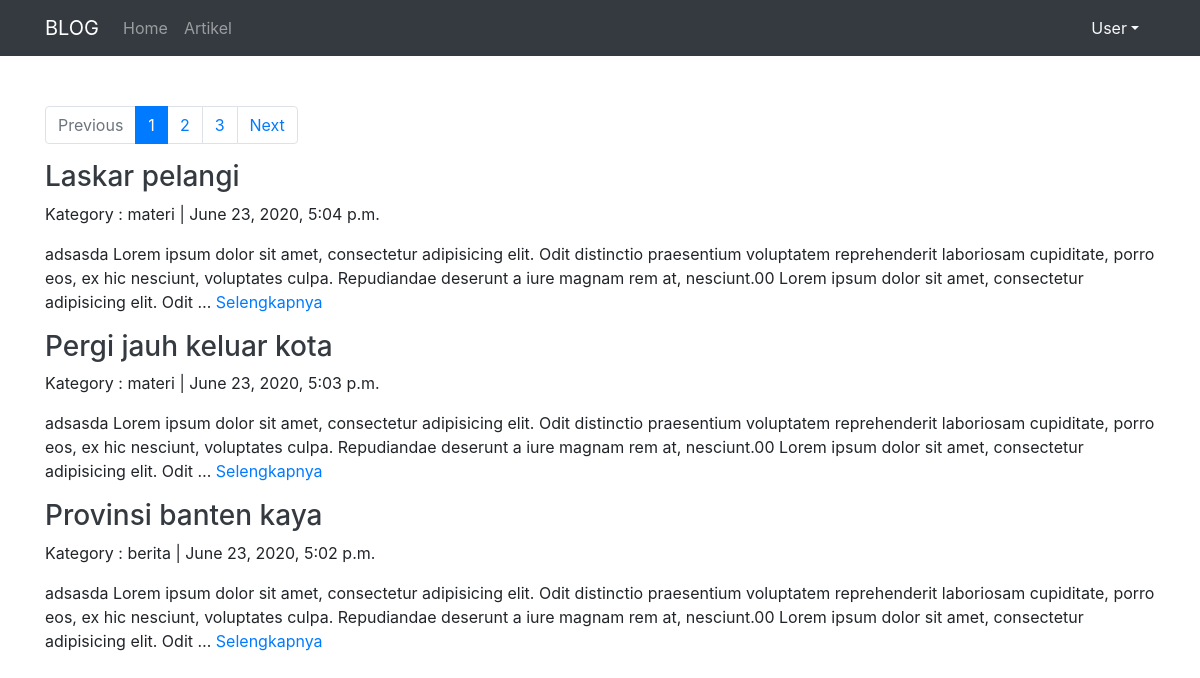
Page /artikel/1 on the committed database.
### artikel/models.py (models this page shows, shortened)
class Artikel(models.Model):
	judul		= models.CharField(max_length=50)
	slug 		= models.SlugField(blank=True, unique=True, editable=False)
	penulis 	= models.CharField(max_length=20)
	isi 		= models.TextField()
	kategori 	= models.CharField(max_length=225)
	published	= models.DateTimeField(auto_now_add=True)
	updated     = models.DateTimeField(auto_now=True)

### artikel/views.py (the view)
# urls.py: url(r'^(?P<page>\d+)$', ArtikelListView.as_view(), name='list'),
class ArtikelListView(ListView):
	model = Artikel
	context_object_name = 'artikel_list'
	template_name = 'artikel/home_artikel.html'
	ordering = ['-published']
	paginate_by = 3

### artikel/templates/artikel/home_artikel.html
{% extends "base/base.html" %}
{% block contents %}
{% if is_paginated %}
<nav aria-label="artikel-page">
	<ul class="pagination">
		{% if page_obj.has_previous %}
			<li class="page-item" >
				<a href=" {% url 'artikel:list' page_obj.previous_page_number %} " class="page-link">Previous</a>
			</li>
		{%else%}
			<li class="page-item disabled">
				<a href="#" class="page-link" tabindex="-1" aria-disabled="true"> Previous</a>
			</li>
		{% endif %}
		{% for page in paginator.page_range %}
			{% if page is page_obj.number %}
				<li class="page-item active">
				<a href="#" class="page-link">{{page}} <span class="sr-only">(surrent)</span></a>
			</li>
			{% else %}
				<li class="page-item">
				<a href=" {% url 'artikel:list' page %} " class="page-link">{{page}}</a>
			</li>
			{% endif %}
		{% endfor %}
		{% if page_obj.has_next %}
			<li class="page-item" >
				<a href=" {% url 'artikel:list' page_obj.next_page_number %} " class="page-link">Next</a>
			</li>
		{%else%}
			<li class="page-item disabled">
				<a href="#" class="page-link" tabindex="-1" aria-disabled="true"> Next</a>
			</li>
		{% endif %}
	</ul>
</nav>
{% endif %}
{% for artikel in artikel_list %}
<h3> <a class="text-dark" href=" {% url 'artikel:detail' artikel.slug %} ">{{artikel.judul}}</a></h3>
<p>Kategory : {{artikel.kategori}} | {{artikel.published}}</p>
<p>{{artikel.isi|truncatewords:40}} <a href=" {% url 'artikel:detail' artikel.slug %} ">  Selengkapnya</a></p>
{% endfor %}
{% endblock contents %}

### templates/base/base.html (shortened to what this page needs)
{% load static %}
<!DOCTYPE html>
<html lang="en">
<head>
	{% include "snippets/style.html" %}
</head>
<body>
	{% include "snippets/navbar.html" %}
	<div class="container " style="margin-top: 50px;">
	{% block contents %}
	{% endblock contents %}
	</div>
</body>
</html>

### templates/snippets/style.html
{% load static %}
<link rel="stylesheet" type="text/css" href="{% static "vendor/bootstrap/bootstrap.min.css" %}">

### templates/snippets/navbar.html (shortened to what this page needs)
<nav class="navbar navbar-expand-lg navbar-dark bg-dark">
	<div class="container">
		<a href="#" class="navbar-brand">BLOG</a>
		<div class="collapse navbar-collapse" id="navbar">
			<ul class="navbar-nav">
				<li class="nav-item">
					<a href="{% url 'home' %}" class="nav-link">Home</a>
				</li>
				<li class="nav-item">
					<a href="{% url 'artikel:list' 1 %}" class="nav-link">Artikel</a>
				</li>
			</ul>
			<div class="nav-item dropdown ml-auto">
				<a class="dropdown-toggle nav-link text-light" href="#" id="navbardrop" role="button" data-toggle="dropdown" aria-haspopup="true" aria-expanded="false">User</a>
			</div>
		</div>
	</div>
</nav>

### templates/snippets/script.html (shortened to what this page needs)
{% load static %}

### rows in the picture
Artikel: judul "Laskar pelangi", kategori "materi", published "June 23, 2020, 5:04 p.m.", isi "adsasda Lorem ipsum dolor sit amet, consectetur adipisicing elit. Odit distinctio praesentium voluptatem reprehenderit laboriosam cupiditate, porro eos, ex hic nesciunt, voluptates culpa. Repudiandae deserunt a iure magnam rem at, nesciunt.00 Lorem ipsum dolor sit amet, consectetur adipisicing elit. Odit …"
Artikel: judul "Pergi jauh keluar kota", kategori "materi", published "June 23, 2020, 5:03 p.m.", isi "adsasda Lorem ipsum dolor sit amet, consectetur adipisicing elit. Odit distinctio praesentium voluptatem reprehenderit laboriosam cupiditate, porro eos, ex hic nesciunt, voluptates culpa. Repudiandae deserunt a iure magnam rem at, nesciunt.00 Lorem ipsum dolor sit amet, consectetur adipisicing elit. Odit …"
Artikel: judul "Provinsi banten kaya", kategori "berita", published "June 23, 2020, 5:02 p.m.", isi "adsasda Lorem ipsum dolor sit amet, consectetur adipisicing elit. Odit distinctio praesentium voluptatem reprehenderit laboriosam cupiditate, porro eos, ex hic nesciunt, voluptates culpa. Repudiandae deserunt a iure magnam rem at, nesciunt.00 Lorem ipsum dolor sit amet, consectetur adipisicing elit. Odit …"

### other values in the picture
{{ page }} "1"
{{ page }} "2" "3"
